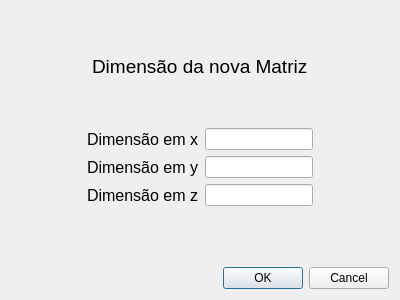
<?xml version="1.0" encoding="UTF-8"?>
<ui version="4.0">
 <class>JanelaNew</class>
 <widget class="QDialog" name="JanelaNew">
  <property name="geometry">
   <rect>
    <x>0</x>
    <y>0</y>
    <width>400</width>
    <height>300</height>
   </rect>
  </property>
  <property name="windowTitle">
   <string>Dialog</string>
  </property>
  <layout class="QVBoxLayout" name="verticalLayout_2" stretch="10,5,5,6">
   <item>
    <layout class="QHBoxLayout" name="horizontalLayout_4" stretch="0,0,0">
     <item>
      <spacer name="horizontalSpacer_4">
       <property name="orientation">
        <enum>Qt::Horizontal</enum>
       </property>
       <property name="sizeHint" stdset="0">
        <size>
         <width>40</width>
         <height>20</height>
        </size>
       </property>
      </spacer>
     </item>
     <item>
      <widget class="QLabel" name="label">
       <property name="font">
        <font>
         <pointsize>14</pointsize>
        </font>
       </property>
       <property name="text">
        <string>Dimensão da nova Matriz</string>
       </property>
      </widget>
     </item>
     <item>
      <spacer name="horizontalSpacer_5">
       <property name="orientation">
        <enum>Qt::Horizontal</enum>
       </property>
       <property name="sizeHint" stdset="0">
        <size>
         <width>40</width>
         <height>20</height>
        </size>
       </property>
      </spacer>
     </item>
    </layout>
   </item>
   <item>
    <layout class="QVBoxLayout" name="verticalLayout">
     <item>
      <layout class="QHBoxLayout" name="horizontalLayout_5">
       <item>
        <spacer name="horizontalSpacer_11">
         <property name="orientation">
          <enum>Qt::Horizontal</enum>
         </property>
         <property name="sizeHint" stdset="0">
          <size>
           <width>40</width>
           <height>20</height>
          </size>
         </property>
        </spacer>
       </item>
       <item>
        <widget class="QLabel" name="label_5">
         <property name="font">
          <font>
           <pointsize>12</pointsize>
          </font>
         </property>
         <property name="text">
          <string>Dimensão em x</string>
         </property>
        </widget>
       </item>
       <item>
        <widget class="QLineEdit" name="inputEixoX">
         <property name="inputMethodHints">
          <set>Qt::ImhPreferNumbers</set>
         </property>
         <property name="cursorPosition">
          <number>0</number>
         </property>
        </widget>
       </item>
       <item>
        <spacer name="horizontalSpacer_6">
         <property name="orientation">
          <enum>Qt::Horizontal</enum>
         </property>
         <property name="sizeHint" stdset="0">
          <size>
           <width>40</width>
           <height>20</height>
          </size>
         </property>
        </spacer>
       </item>
      </layout>
     </item>
     <item>
      <layout class="QHBoxLayout" name="horizontalLayout_8">
       <item>
        <spacer name="horizontalSpacer_12">
         <property name="orientation">
          <enum>Qt::Horizontal</enum>
         </property>
         <property name="sizeHint" stdset="0">
          <size>
           <width>40</width>
           <height>20</height>
          </size>
         </property>
        </spacer>
       </item>
       <item>
        <widget class="QLabel" name="label_8">
         <property name="font">
          <font>
           <pointsize>12</pointsize>
          </font>
         </property>
         <property name="text">
          <string>Dimensão em y</string>
         </property>
        </widget>
       </item>
       <item>
        <widget class="QLineEdit" name="inputEixoY">
         <property name="inputMethodHints">
          <set>Qt::ImhNone</set>
         </property>
        </widget>
       </item>
       <item>
        <spacer name="horizontalSpacer_9">
         <property name="orientation">
          <enum>Qt::Horizontal</enum>
         </property>
         <property name="sizeHint" stdset="0">
          <size>
           <width>40</width>
           <height>20</height>
          </size>
         </property>
        </spacer>
       </item>
      </layout>
     </item>
     <item>
      <layout class="QHBoxLayout" name="horizontalLayout_9">
       <item>
        <spacer name="horizontalSpacer_13">
         <property name="orientation">
          <enum>Qt::Horizontal</enum>
         </property>
         <property name="sizeHint" stdset="0">
          <size>
           <width>40</width>
           <height>20</height>
          </size>
         </property>
        </spacer>
       </item>
       <item>
        <widget class="QLabel" name="label_9">
         <property name="font">
          <font>
           <pointsize>12</pointsize>
          </font>
         </property>
         <property name="text">
          <string>Dimensão em z</string>
         </property>
        </widget>
       </item>
       <item>
        <widget class="QLineEdit" name="inputEixoZ"/>
       </item>
       <item>
        <spacer name="horizontalSpacer_10">
         <property name="orientation">
          <enum>Qt::Horizontal</enum>
         </property>
         <property name="sizeHint" stdset="0">
          <size>
           <width>40</width>
           <height>20</height>
          </size>
         </property>
        </spacer>
       </item>
      </layout>
     </item>
    </layout>
   </item>
   <item>
    <spacer name="verticalSpacer">
     <property name="orientation">
      <enum>Qt::Vertical</enum>
     </property>
     <property name="sizeHint" stdset="0">
      <size>
       <width>20</width>
       <height>40</height>
      </size>
     </property>
    </spacer>
   </item>
   <item>
    <widget class="QDialogButtonBox" name="buttonBox">
     <property name="orientation">
      <enum>Qt::Horizontal</enum>
     </property>
     <property name="standardButtons">
      <set>QDialogButtonBox::Cancel|QDialogButtonBox::Ok</set>
     </property>
    </widget>
   </item>
  </layout>
 </widget>
 <resources/>
 <connections>
  <connection>
   <sender>buttonBox</sender>
   <signal>accepted()</signal>
   <receiver>JanelaNew</receiver>
   <slot>accept()</slot>
   <hints>
    <hint type="sourcelabel">
     <x>248</x>
     <y>254</y>
    </hint>
    <hint type="destinationlabel">
     <x>157</x>
     <y>274</y>
    </hint>
   </hints>
  </connection>
  <connection>
   <sender>buttonBox</sender>
   <signal>rejected()</signal>
   <receiver>JanelaNew</receiver>
   <slot>reject()</slot>
   <hints>
    <hint type="sourcelabel">
     <x>316</x>
     <y>260</y>
    </hint>
    <hint type="destinationlabel">
     <x>286</x>
     <y>274</y>
    </hint>
   </hints>
  </connection>
 </connections>
</ui>
